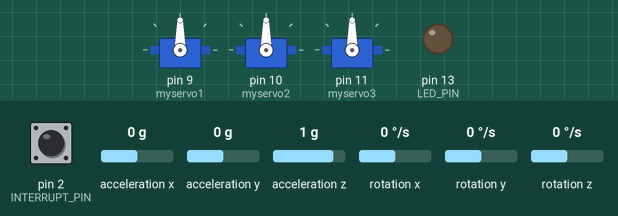
A sketch run on a simulated Arduino Uno, built with avr-gcc and run on an emulated ATmega328P. Shown: 3 × servo, output pins drawn as LEDs (lit = HIGH). Inputs (shaded band) come from the test bench; at power-on: pin 2 (INTERRUPT_PIN) LOW, acceleration x 0 g, acceleration y 0 g, acceleration z 1 g, rotation x 0 °/s, rotation y 0 °/s, rotation z 0 °/s. The sensor or clock chip raises its interrupt line as the real part does; what the sketch prints to the serial monitor is not drawn.

Above: at 0.1 s.
At 10.1 s:
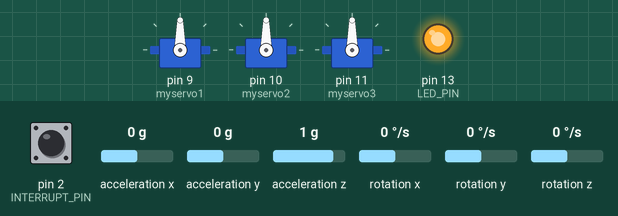
Timing chart, 0 to 11.6 s (numbered marks = the images above):
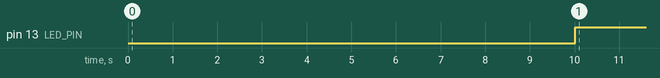

Measured:
- by itself, pin 13 (LED_PIN): LOW → HIGH at 10.0 s

The sketch:

SELF-BALANCING-PLATFORM.ino
```cpp
#include "I2Cdev.h"
#include<Servo.h>
#include "MPU6050_6Axis_MotionApps20.h"
#if I2CDEV_IMPLEMENTATION == I2CDEV_ARDUINO_WIRE
    #include "Wire.h"
#endif

MPU6050 mpu;
#define OUTPUT_READABLE_YAWPITCHROLL
#define INTERRUPT_PIN 2  // use pin 2 on Arduino Uno & most boards
#define LED_PIN 13 // (Arduino is 13, Teensy is 11, Teensy++ is 6)
bool blinkState = false;

// MPU control/status vars
bool dmpReady = false;  // set true if DMP init was successful
uint8_t mpuIntStatus;   // holds actual interrupt status byte from MPU
uint8_t devStatus;      // return status after each device operation (0 = success, !0 = error)
uint16_t packetSize;    // expected DMP packet size (default is 42 bytes)
uint16_t fifoCount;     // count of all bytes currently in FIFO
uint8_t fifoBuffer[64]; // FIFO storage buffer

// orientation/motion vars
Quaternion q;           // [w, x, y, z]         quaternion container
VectorInt16 aa;         // [x, y, z]            accel sensor measurements
VectorInt16 aaReal;     // [x, y, z]            gravity-free accel sensor measurements
VectorInt16 aaWorld;    // [x, y, z]            world-frame accel sensor measurements
VectorFloat gravity;    // [x, y, z]            gravity vector
float euler[3];         // [psi, theta, phi]    Euler angle container
float ypr[3];           // [yaw, pitch, roll]   yaw/pitch/roll container and gravity vector

// packet structure for InvenSense teapot demo
uint8_t teapotPacket[14] = { '$', 0x02, 0,0, 0,0, 0,0, 0,0, 0x00, 0x00, '\r', '\n' };
int k1,k2,k3;

volatile bool mpuInterrupt = false;     // indicates whether MPU interrupt pin has gone high
void dmpDataReady() {
    mpuInterrupt = true;
}
Servo myservo1,myservo2,myservo3;
unsigned long time;
int store1,store2,store3,t1,t2,t3;

void setup() {
    // join I2C bus (I2Cdev library doesn't do this automatically)
    pinMode(13,OUTPUT);
    myservo1.attach(9);
    myservo2.attach(10);
    myservo3.attach(11);
    myservo1.write(90);
    myservo2.write(90);
    myservo3.write(90);
    #if I2CDEV_IMPLEMENTATION == I2CDEV_ARDUINO_WIRE
        Wire.begin();
        Wire.setClock(400000); // 400kHz I2C clock. Comment this line if having compilation difficulties
    #elif I2CDEV_IMPLEMENTATION == I2CDEV_BUILTIN_FASTWIRE
        Fastwire::setup(400, true);
    #endif
    Serial.begin(115200);
    while (!Serial);
    Serial.println(F("Initializing I2C devices..."));
    mpu.initialize();
   // mpu.setFullScaleGyroRange(0);
    pinMode(INTERRUPT_PIN, INPUT);

    Serial.println(F("Testing device connections..."));
    Serial.println(mpu.testConnection() ? F("MPU6050 connection successful") : F("MPU6050 connection failed"));

    Serial.println(F("\nSend any character to begin DMP programming and demo: "));
    while (Serial.available() && Serial.read()); // empty buffer
    //while (!Serial.available());                 // wait for data
    while (Serial.available() && Serial.read()); // empty buffer again

    // load and configure the DMP
    Serial.println(F("Initializing DMP..."));
    devStatus = mpu.dmpInitialize();

    mpu.setXGyroOffset(-110);
    mpu.setYGyroOffset(90);
    mpu.setZGyroOffset(35);
    mpu.setZAccelOffset(1717); // 1688 factory default for my test chip

      if (devStatus == 0) {
        // turn on the DMP, now that it's ready
        Serial.println(F("Enabling DMP..."));
        mpu.setDMPEnabled(true);

        // enable Arduino interrupt detection
        Serial.println(F("Enabling interrupt detection (Arduino external interrupt 0)..."));
        attachInterrupt(digitalPinToInterrupt(INTERRUPT_PIN), dmpDataReady, RISING);
        mpuIntStatus = mpu.getIntStatus();

        // set our DMP Ready flag so the main loop() function knows it's okay to use it
        Serial.println(F("DMP ready! Waiting for first interrupt..."));
        dmpReady = true;

        // get expected DMP packet size for later comparison
        packetSize = mpu.dmpGetFIFOPacketSize();
    } else {
        // ERROR!
        // 1 = initial memory load failed
        // 2 = DMP configuration updates failed
        // (if it's going to break, usually the code will be 1)
        Serial.print(F("DMP Initialization failed (code "));
        Serial.print(devStatus);
        Serial.println(F(")"));
    }

    // configure LED for output
    pinMode(LED_PIN, OUTPUT);
}


// ================================================================
// ===                    MAIN PROGRAM LOOP                     ===
// ================================================================

void loop() {
      time = millis();

    // if programming failed, don't try to do anything
    if (!dmpReady) return;

    // wait for MPU interrupt or extra packet(s) available
    while (!mpuInterrupt && fifoCount < packetSize) {
        // other program behavior stuff here
        // .
        // .
        // .
        // if you are really paranoid you can frequently test in between other
        // stuff to see if mpuInterrupt is true, and if so, "break;" from the
        // while() loop to immediately process the MPU data
        // .
        // .
        // .
    }

    // reset interrupt flag and get INT_STATUS byte
    mpuInterrupt = false;
    mpuIntStatus = mpu.getIntStatus();

    // get current FIFO count
    fifoCount = mpu.getFIFOCount();

    // check for overflow (this should never happen unless our code is too inefficient)
    if ((mpuIntStatus & 0x10) || fifoCount == 1024) {
        // reset so we can continue cleanly
        mpu.resetFIFO();
        Serial.println(F("FIFO overflow!"));

    // otherwise, check for DMP data ready interrupt (this should happen frequently)
    } else if (mpuIntStatus & 0x02) {
        // wait for correct available data length, should be a VERY short wait
        while (fifoCount < packetSize) fifoCount = mpu.getFIFOCount();

        // read a packet from FIFO
        mpu.getFIFOBytes(fifoBuffer, packetSize);

        // track FIFO count here in case there is > 1 packet available
        // (this lets us immediately read more without waiting for an interrupt)
        fifoCount -= packetSize;


        if (time>10000 && time<10100 )
        {
          store1 =round(ypr[0] * 180/M_PI);
          store2 =round(ypr[1] * 180/M_PI);
          store3 =round(ypr[2] * 180/M_PI);
        }


        #ifdef OUTPUT_READABLE_YAWPITCHROLL
            // display Euler angles in degrees
            mpu.dmpGetQuaternion(&q, fifoBuffer);
            mpu.dmpGetGravity(&gravity, &q);
            mpu.dmpGetYawPitchRoll(ypr, &q, &gravity);

            k1=round(ypr[0] * 180/M_PI)-store1;
            k2=round(ypr[1] * 180/M_PI)-store2;
            k3=round(ypr[2] * 180/M_PI)-store3;

            t1=90+k1;
            t2=90+k2;
            t3=90+k3;

            Serial.print(time/1000);
            Serial.print(": ");
           // Serial.print(store1);
           // Serial.print(" ");
            Serial.print(round(ypr[0] * 180/M_PI));
            Serial.print(" ");
           // Serial.print(store2);
           // Serial.print(" ");
            Serial.print(round(ypr[1] * 180/M_PI));
            Serial.print(" ");
           // Serial.println(store3);
           // Serial.print(" ");
            Serial.println(round(ypr[2] * 180/M_PI));
        #endif
        if (time<5000)
        {
         myservo1.write(90);
         myservo2.write(90);
         myservo3.write(90);
        }
       if (time>10000)
       {
        digitalWrite(13,HIGH);
        myservo1.write(90-k1);
        myservo2.write(90-k2);
        myservo3.write(t3);
        mpu.resetFIFO();
       }
    }
}
```
